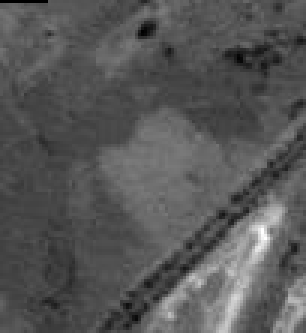
#> input picture buffer_0_original.jpg, 102 x 111 px, given in place of CBERS.tif, which was not available (shown 3 times larger)
$ jupyter execute --allow-errors DataAugmentation_functions.ipynb   (shell and % lines are left out)   (older library calls are emulated)   (text cells are left out)
#> lines starting #> are read from the running program, lines starting #| are printed output that depends on the picture; pictures that were not available may be replaced by others from this repository, and a replacement may not be noted
[cell 1]
import numpy as np
from random import randint
from matplotlib import pyplot as plt, image as mpimg
from scipy.ndimage import gaussian_filter
from skimage.transform import resize

[cell 2]
# Rotação:
def rotate(img, degrees):
    return (np.rot90(img, k=int(degrees / 90)))

# Espelhamento:
def flip(img, direction):
    if (direction == "vertical"):
        return (img[::-1, ::])
    elif (direction == "horizontal"):
        return (img[::, ::-1])
    elif (direction == "both"):
        return (img[::-1, ::-1])

# Aparagem:
def trim(img, top=0, bottom=0, left=0, right=0):
    return (img[top:-bottom, right:-left])

# Recorte:
def crop(img, right=0, top=0, left=100, bottom=100):
    return (img[top:bottom, right:left])

# Gaussian blur:
def blur(img, sigma=1):
    return(gaussian_filter(img, sigma=sigma))

# Redimensionamento:
def rescale(img, ratio):
    return (resize(img, (int(img.shape[1] * ratio), int(img.shape[0] * ratio))))

[cell 3]
# Rotina de data augmentation:
def augmentate(img, chunks=100, invert=3, rotations=3, blur_sigmas=5):
    res = []
    areas = []

    while (len(areas) != chunks):
        x = randint(0, img.shape[1] - 100)
        y = randint(0, img.shape[0] - 100)
        if ((x, y) not in areas):
            areas.append((x, y))

    for coords in areas:
        nimg = crop(img, coords[0], coords[1], coords[0] + 100, coords[1] + 100)

        for x in [nimg, flip(nimg, "vertical"), flip(nimg, "horizontal"), flip(nimg, "both")][:invert + 1]:
            for y in [0, 90, 180, 270][:rotations + 1]:
                res.append(rotate(x, y))
                for s in range(1, blur_sigmas + 1):
                    res.append(rotate(blur(x, sigma=s), y))

    return (res)

[cell 4]
import cv2

# Binarização:
def binary(img, threshold=120, inv=False, bw=True):
    if (inv == False):
        method = cv2.THRESH_BINARY
    else:
        method = cv2.THRESH_BINARY_INV

    if (bw == True):
        img = cv2.cvtColor(img, cv2.COLOR_BGR2GRAY)

    return(cv2.threshold(img, threshold, 255, method)[1])

# Truncagem:
def trunc(img, threshold=120, max=255):
    return (cv2.threshold(img, threshold, max, cv2.THRESH_TRUNC)[1])

# Extração e realce de bordas:
def edgy(img, threshold=120, max=255, aperture=3, mask=True):
    edges = cv2.Canny(img, threshold, max, aperture)

    if (mask == True):
        return (cv2.bitwise_and(img, img, mask=cv2.bitwise_not(edges)))

    return(edges)

[cell 5]

img = mpimg.imread("CBERS.tif")
#> img is the input picture: shape (111, 102, 4); mean R, G, B, A 86.7, 86.7, 86.7, 255
plt.imshow(img)

[cell 6]
plt.imshow(rotate(img, 90))
#> in rotate, `return (np.rot90(img, k=int(degrees / 90)))`:
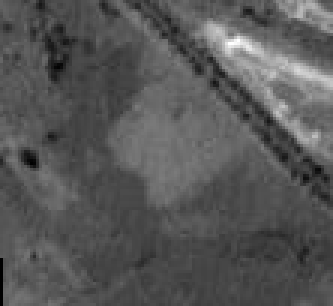
#> returned value: shape (102, 111, 4) (shown 3 times larger); mean of channels 0, 1, 2, 3 86.7, 86.7, 86.7, 255; drawn as R, G, B

[cell 7]
plt.imshow(flip(img, "horizontal"))
#> in flip, `return (img[::, ::-1])`:
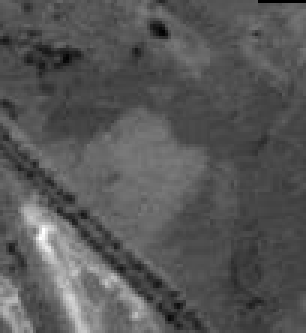
#> returned value: shape (111, 102, 4) (shown 3 times larger); mean of channels 0, 1, 2, 3 86.7, 86.7, 86.7, 255; drawn as R, G, B

#> (a cell that did not finish here is left out)


[cell 9]
plt.imshow(rescale(img, 0.5))
#> in rescale, `return (resize(img, (int(img.shape[1] * ratio), int(img.shape[0] * rat..`:
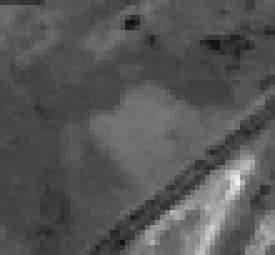
#> returned value: shape (51, 55, 4) float64 (shown 5 times larger); mean of channels 0, 1, 2, 3 0.34, 0.34, 0.34, 1; transparent parts drawn white

[cell 10]
plt.imshow(blur(img, sigma=2))
#> in blur, `return(gaussian_filter(img, sigma=sigma))`:
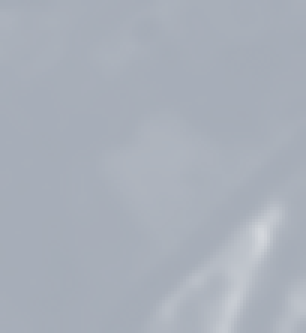
#> returned value: shape (111, 102, 4) (shown 3 times larger); mean of channels 0, 1, 2, 3 106.8, 118.5, 136, 148.9; transparent parts drawn white

[cell 11]
plt.imshow(crop(img, 100, 100, 200, 200))
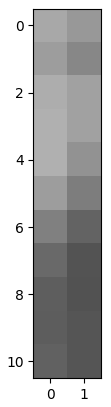
#> figure drawn by matplotlib, 1 panel

[cell 12]
plt.imshow(binary(img, bw=False, threshold=50, inv=True), cmap="binary")

[cell 13]
plt.imshow(trunc(img, 100, 200))
#> in trunc, `return (cv2.threshold(img, threshold, max, cv2.THRESH_TRUNC)[1])`:
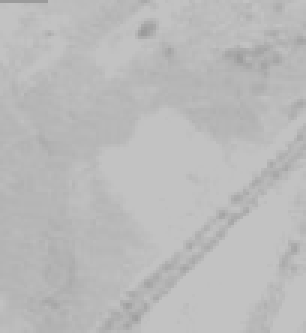
#> returned value: shape (111, 102, 4) (shown 3 times larger); mean of channels 0, 1, 2, 3 81.3, 81.3, 81.3, 100; transparent parts drawn white

[cell 14]
plt.imshow(edgy(img))
#> in edgy, `edges = cv2.Canny(img, threshold, max, aperture)`:
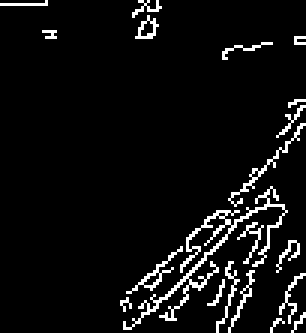
#> edges: shape (111, 102) (shown 3 times larger); 6.1% white in thin lines or dots
#> in edgy, `return (cv2.bitwise_and(img, img, mask=cv2.bitwise_not(edges)))`:
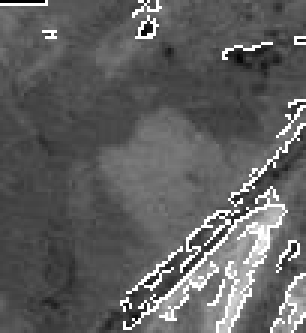
#> returned value: shape (111, 102, 4) (shown 3 times larger); mean of channels 0, 1, 2, 3 80.6, 80.6, 80.6, 239.5; transparent parts drawn white

[cell 15]
res = augmentate(img)
